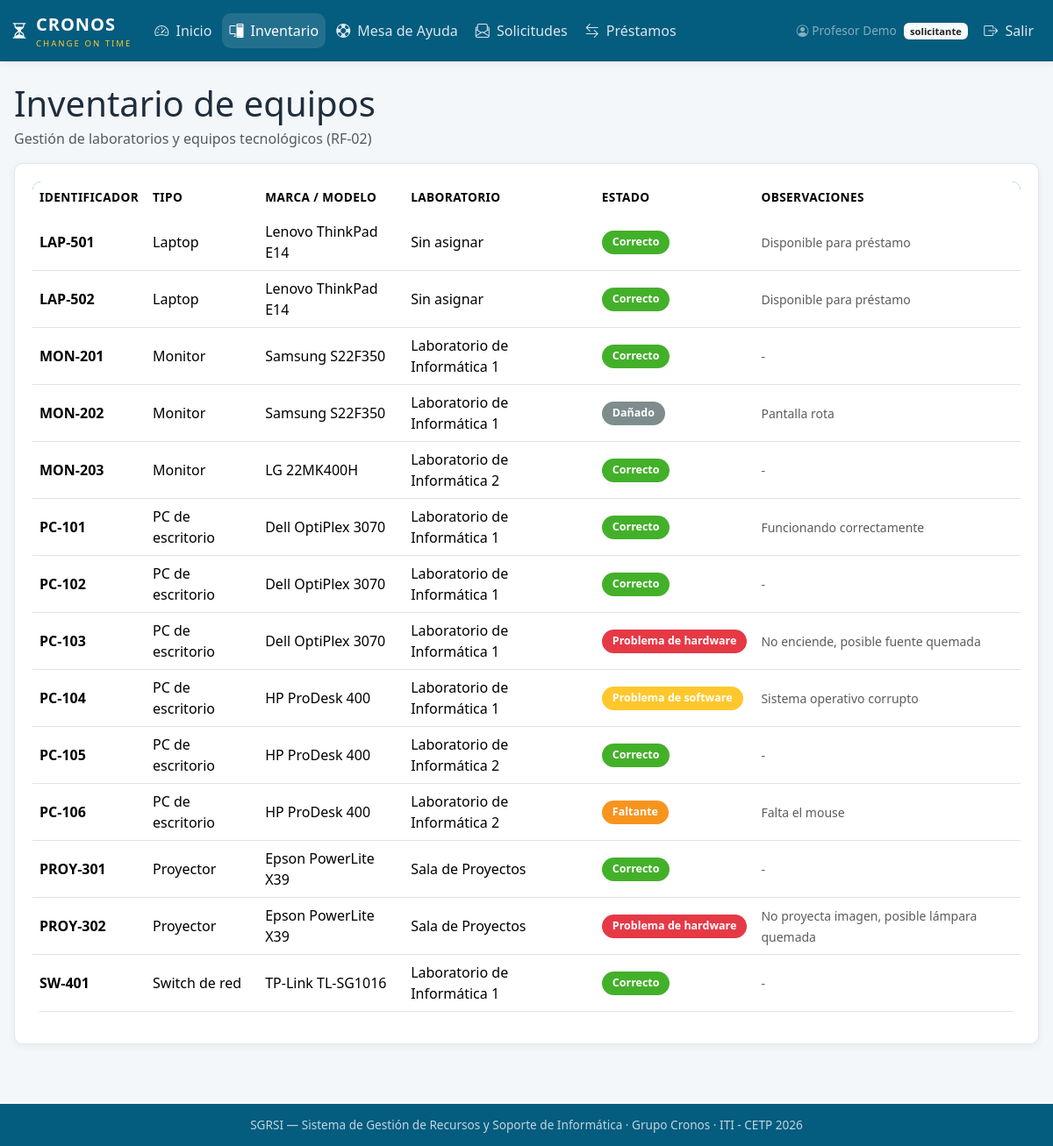
The page /index.php?pagina=inventario (signed in) on the database its author committed.
### tables this page shows
CREATE TABLE IF NOT EXISTS equipos (
    id_equipo        INT AUTO_INCREMENT PRIMARY KEY,
    identificador    VARCHAR(30) NOT NULL UNIQUE,
    id_tipo_equipo   INT NOT NULL,
    marca            VARCHAR(50),
    modelo           VARCHAR(50),
    id_estado_equipo INT NOT NULL,
    id_laboratorio   INT DEFAULT NULL,
    observaciones    TEXT,
    fecha_alta       DATETIME NOT NULL DEFAULT CURRENT_TIMESTAMP,
    CONSTRAINT fk_equipos_tipo     FOREIGN KEY (id_tipo_equipo)   REFERENCES tipos_equipo(id_tipo_equipo),
    CONSTRAINT fk_equipos_estado   FOREIGN KEY (id_estado_equipo) REFERENCES estados_equipo(id_estado_equipo),
    CONSTRAINT fk_equipos_lab      FOREIGN KEY (id_laboratorio)   REFERENCES laboratorios(id_laboratorio)
);

CREATE TABLE IF NOT EXISTS tipos_equipo (
    id_tipo_equipo INT AUTO_INCREMENT PRIMARY KEY,
    nombre_tipo    VARCHAR(40) NOT NULL UNIQUE
);

CREATE TABLE IF NOT EXISTS estados_equipo (
    id_estado_equipo INT AUTO_INCREMENT PRIMARY KEY,
    nombre_estado    VARCHAR(40) NOT NULL UNIQUE,
    color_hex        VARCHAR(7)  NOT NULL DEFAULT '#999999'
);

CREATE TABLE IF NOT EXISTS laboratorios (
    id_laboratorio INT AUTO_INCREMENT PRIMARY KEY,
    nombre         VARCHAR(60) NOT NULL,
    numero_salon   VARCHAR(20) NOT NULL,
    capacidad      INT DEFAULT 0,
    activo         TINYINT(1) NOT NULL DEFAULT 1
);

### src/controllers/InventarioController.php (called while the page is built, shortened)
<?php
$db = Database::conectar();
$equipos = $db->query("
    SELECT e.id_equipo, e.identificador, e.marca, e.modelo, e.observaciones,
           te.nombre_tipo AS tipo,
           ee.nombre_estado AS estado, ee.color_hex,
           l.nombre AS laboratorio
    FROM equipos e
    JOIN tipos_equipo te   ON te.id_tipo_equipo = e.id_tipo_equipo
    JOIN estados_equipo ee ON ee.id_estado_equipo = e.id_estado_equipo
    LEFT JOIN laboratorios l ON l.id_laboratorio = e.id_laboratorio
    ORDER BY e.identificador
")->fetchAll();
require_once __DIR__ . '/../../views/inventario.php';
require_once __DIR__ . '/../../views/layouts/base.php';

### views/inventario.php (the view, shortened to what this page needs)
<div class="d-flex justify-content-between align-items-center mb-3">
    <div>
        <h1 class="mb-1">Inventario de equipos</h1>
        <p class="text-muted mb-0">Gestión de laboratorios y equipos tecnológicos (RF-02)</p>
    </div>
</div>
<div class="card-cronos">
    <div class="table-responsive">
        <table class="table table-cronos align-middle">
            <thead>
                <tr>
                    <th>Identificador</th>
                    <th>Tipo</th>
                    <th>Marca / Modelo</th>
                    <th>Laboratorio</th>
                    <th>Estado</th>
                    <th>Observaciones</th>
                </tr>
            </thead>
            <tbody>
                <?php if ($equipos): ?>
                <?php foreach ($equipos as $e): ?>
                <tr>
                    <td><strong><?= htmlspecialchars($e['identificador']) ?></strong></td>
                    <td><?= htmlspecialchars($e['tipo']) ?></td>
                    <td><?= htmlspecialchars(($e['marca'] ?? '') . ' ' . ($e['modelo'] ?? '')) ?></td>
                    <td><?= htmlspecialchars($e['laboratorio'] ?? 'Sin asignar') ?></td>
                    <td>
                        <span class="badge-estado" style="background-color:<?= $e['color_hex'] ?>">
                            <?= htmlspecialchars($e['estado']) ?>
                        </span>
                    </td>
                    <td><small class="text-muted"><?= htmlspecialchars($e['observaciones'] ?? '-') ?></small></td>
                </tr>
                <?php endforeach; ?>
                <?php else: ?>
                <tr>
                    <td colspan="7" class="text-center text-muted py-4">No hay equipos registrados.</td>
                </tr>
                <?php endif; ?>
            </tbody>
        </table>
    </div>
</div>

### public/assets/css/style.css (style rules this page uses)
:root { --ceibal-azul: #0089B8; --ceibal-azul-os: #045C7E; --ceibal-verde: #43B02A; --ceibal-naranja: #F7941E; --ceibal-amarillo: #FFC72C; --ceibal-rojo: #E63946; --ceibal-gris: #7F8C8D; --fondo: #F4F7F9; --superficie: #FFFFFF; --texto: #1F2D3D; --texto-claro: #6C7A89; --borde: #E1E8ED; --radio: 10px; --sombra: 0 2px 8px rgba(0, 0, 0, 0.06); }
* { box-sizing: border-box; }
body { font-family: "Segoe UI", Roboto, "Helvetica Neue", Arial, sans-serif; background-color: var(--fondo); color: var(--texto); margin: 0; min-height: 100vh; display: flex; flex-direction: column; }
.card-cronos { background-color: var(--superficie); border: 1px solid var(--borde); border-radius: var(--radio); box-shadow: var(--sombra); padding: 20px; margin-bottom: 20px; }
.badge-estado { display: inline-block; padding: 4px 12px; border-radius: 999px; font-size: 0.78rem; font-weight: 600; color: #FFFFFF; white-space: nowrap; }
.table-cronos { background-color: var(--superficie); border-radius: var(--radio); overflow: hidden; }
.table-cronos thead { background-color: var(--ceibal-azul-os); color: #FFFFFF; }
.table-cronos thead th { border: none; font-weight: 600; letter-spacing: 0.4px; font-size: 0.85rem; text-transform: uppercase; }

### rows shown on the page
equipos: identificador "LAP-501", id_tipo_equipo.nombre_tipo "Laptop", marca+modelo "Lenovo ThinkPad E14", laboratorio "Sin asignar", id_estado_equipo.nombre_estado "Correcto", observaciones "Disponible para préstamo"
equipos: identificador "LAP-502", id_tipo_equipo.nombre_tipo "Laptop", marca+modelo "Lenovo ThinkPad E14", laboratorio "Sin asignar", id_estado_equipo.nombre_estado "Correcto", observaciones "Disponible para préstamo"
equipos: identificador "MON-201", id_tipo_equipo.nombre_tipo "Monitor", marca+modelo "Samsung S22F350", id_laboratorio.nombre "Laboratorio de Informática 1", id_estado_equipo.nombre_estado "Correcto", observaciones "-"
equipos: identificador "MON-202", id_tipo_equipo.nombre_tipo "Monitor", marca+modelo "Samsung S22F350", id_laboratorio.nombre "Laboratorio de Informática 1", id_estado_equipo.nombre_estado "Dañado", observaciones "Pantalla rota"
equipos: identificador "MON-203", id_tipo_equipo.nombre_tipo "Monitor", marca+modelo "LG 22MK400H", id_laboratorio.nombre "Laboratorio de Informática 2", id_estado_equipo.nombre_estado "Correcto", observaciones "-"
equipos: identificador "PC-101", id_tipo_equipo.nombre_tipo "PC de escritorio", marca+modelo "Dell OptiPlex 3070", id_laboratorio.nombre "Laboratorio de Informática 1", id_estado_equipo.nombre_estado "Correcto", observaciones "Funcionando correctamente"
equipos: identificador "PC-102", id_tipo_equipo.nombre_tipo "PC de escritorio", marca+modelo "Dell OptiPlex 3070", id_laboratorio.nombre "Laboratorio de Informática 1", id_estado_equipo.nombre_estado "Correcto", observaciones "-"
equipos: identificador "PC-103", id_tipo_equipo.nombre_tipo "PC de escritorio", marca+modelo "Dell OptiPlex 3070", id_laboratorio.nombre "Laboratorio de Informática 1", id_estado_equipo.nombre_estado "Problema de hardware", observaciones "No enciende, posible fuente quemada"
equipos: identificador "PC-104", id_tipo_equipo.nombre_tipo "PC de escritorio", marca+modelo "HP ProDesk 400", id_laboratorio.nombre "Laboratorio de Informática 1", id_estado_equipo.nombre_estado "Problema de software", observaciones "Sistema operativo corrupto"
equipos: identificador "PC-105", id_tipo_equipo.nombre_tipo "PC de escritorio", marca+modelo "HP ProDesk 400", id_laboratorio.nombre "Laboratorio de Informática 2", id_estado_equipo.nombre_estado "Correcto", observaciones "-"
equipos: identificador "PC-106", id_tipo_equipo.nombre_tipo "PC de escritorio", marca+modelo "HP ProDesk 400", id_laboratorio.nombre "Laboratorio de Informática 2", id_estado_equipo.nombre_estado "Faltante", observaciones "Falta el mouse"
equipos: identificador "PROY-301", id_tipo_equipo.nombre_tipo "Proyector", marca+modelo "Epson PowerLite X39", id_laboratorio.nombre "Sala de Proyectos", id_estado_equipo.nombre_estado "Correcto", observaciones "-"
equipos: identificador "PROY-302", id_tipo_equipo.nombre_tipo "Proyector", marca+modelo "Epson PowerLite X39", id_laboratorio.nombre "Sala de Proyectos", id_estado_equipo.nombre_estado "Problema de hardware", observaciones "No proyecta imagen, posible lámpara quemada"
equipos: identificador "SW-401", id_tipo_equipo.nombre_tipo "Switch de red", marca+modelo "TP-Link TL-SG1016", id_laboratorio.nombre "Laboratorio de Informática 1", id_estado_equipo.nombre_estado "Correcto", observaciones "-"

### other values the page prints
$_SESSION['nombre'] "Profesor Demo"
$_SESSION['rol'] "solicitante"
